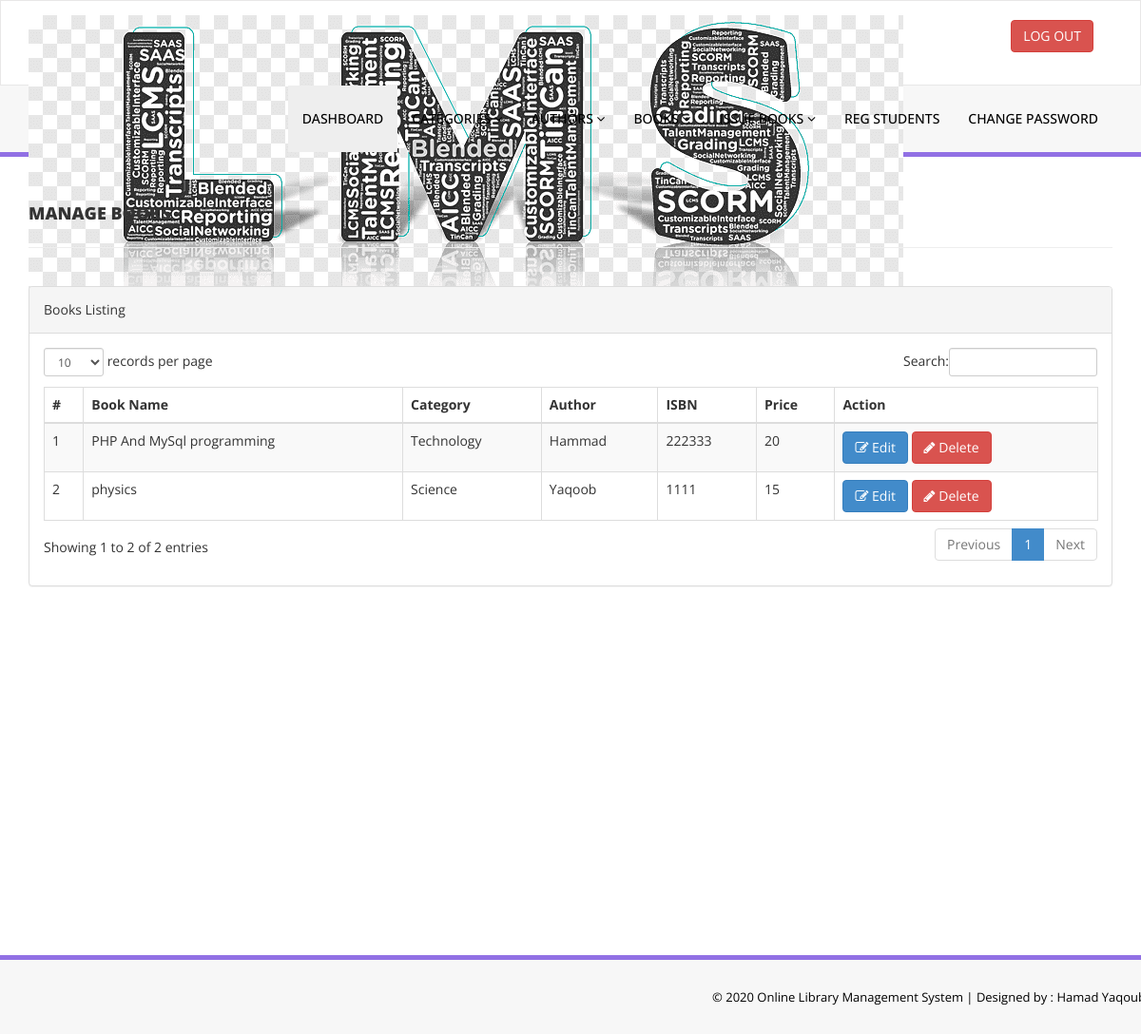
The app's page /library/admin/manage-books.php (signed in) with its own data.
### tables this page shows
CREATE TABLE `tblbooks` (
  `id` int(11) NOT NULL,
  `BookName` varchar(255) DEFAULT NULL,
  `CatId` int(11) DEFAULT NULL,
  `AuthorId` int(11) DEFAULT NULL,
  `ISBNNumber` int(11) DEFAULT NULL,
  `BookPrice` int(11) DEFAULT NULL,
  `RegDate` timestamp NULL DEFAULT CURRENT_TIMESTAMP,
  `UpdationDate` timestamp NULL DEFAULT NULL ON UPDATE CURRENT_TIMESTAMP
);

CREATE TABLE `tblcategory` (
  `id` int(11) NOT NULL,
  `CategoryName` varchar(150) DEFAULT NULL,
  `Status` int(1) DEFAULT NULL,
  `CreationDate` timestamp NULL DEFAULT CURRENT_TIMESTAMP,
  `UpdationDate` timestamp NULL DEFAULT '0000-00-00 00:00:00' ON UPDATE CURRENT_TIMESTAMP
);

CREATE TABLE `tblauthors` (
  `id` int(11) NOT NULL,
  `AuthorName` varchar(159) DEFAULT NULL,
  `creationDate` timestamp NULL DEFAULT CURRENT_TIMESTAMP,
  `UpdationDate` timestamp NULL DEFAULT NULL ON UPDATE CURRENT_TIMESTAMP
);

### library/admin/manage-books.php (the view, shortened to what this page needs)
<?php
include('includes/config.php');
if(strlen($_SESSION['alogin'])==0)
    {
header('location:index.php');
}
else{
    ?>
<!DOCTYPE html>
<html xmlns="http://www.w3.org/1999/xhtml">
<head>
    <link href="assets/css/bootstrap.css" rel="stylesheet" />
    <link href="assets/css/font-awesome.css" rel="stylesheet" />
    <link href="assets/js/dataTables/dataTables.bootstrap.css" rel="stylesheet" />
    <link href="assets/css/style.css" rel="stylesheet" />
</head>
<body>
<?php include('includes/header.php');?>
    <div class="content-wrapper">
         <div class="container">
        <div class="row pad-botm">
            <div class="col-md-12">
                <h4 class="header-line">Manage Books</h4>
    </div>
        </div>
            <div class="row">
                <div class="col-md-12">
                    <div class="panel panel-default">
                        <div class="panel-heading">
                           Books Listing
                        </div>
                        <div class="panel-body">
                            <div class="table-responsive">
                                <table class="table table-striped table-bordered table-hover" id="dataTables-example">
                                    <thead>
                                        <tr>
                                            <th>#</th>
                                            <th>Book Name</th>
                                            <th>Category</th>
                                            <th>Author</th>
                                            <th>ISBN</th>
                                            <th>Price</th>
                                            <th>Action</th>
                                        </tr>
                                    </thead>
                                    <tbody>
<?php $sql = "SELECT tblbooks.BookName,tblcategory.CategoryName,tblauthors.AuthorName,tblbooks.ISBNNumber,tblbooks.BookPrice,tblbooks.id as bookid from  tblbooks join tblcategory on tblcategory.id=tblbooks.CatId join tblauthors on tblauthors.id=tblbooks.AuthorId";
$query = $dbh -> prepare($sql);
$query->execute();
$results=$query->fetchAll(PDO::FETCH_OBJ);
$cnt=1;
if($query->rowCount() > 0)
{
foreach($results as $result)
{               ?>
                                        <tr class="odd gradeX">
                                            <td class="center"><?php echo htmlentities($cnt);?></td>
                                            <td class="center"><?php echo htmlentities($result->BookName);?></td>
                                            <td class="center"><?php echo htmlentities($result->CategoryName);?></td>
                                            <td class="center"><?php echo htmlentities($result->AuthorName);?></td>
                                            <td class="center"><?php echo htmlentities($result->ISBNNumber);?></td>
                                            <td class="center"><?php echo htmlentities($result->BookPrice);?></td>
                                            <td class="center">
                                            <a href="edit-book.php?bookid=<?php echo htmlentities($result->bookid);?>"><button class="btn btn-primary"><i class="fa fa-edit "></i> Edit</button>
                                          <a href="manage-books.php?del=<?php echo htmlentities($result->bookid);?>" onclick="return confirm('Are you sure you want to delete?');"" >  <button class="btn btn-danger"><i class="fa fa-pencil"></i> Delete</button>
                                            </td>
                                        </tr>
 <?php $cnt=$cnt+1;}} ?>
                                    </tbody>
                                </table>
                            </div>
                        </div>
                    </div>
                </div>
            </div>
    </div>
    </div>
  <?php include('includes/footer.php');?>
</body>
</html>
<?php } ?>

### library/admin/assets/css/style.css (style rules this page uses)
.content-wrapper { margin-top: 40px; min-height:800px; padding-bottom:90px; }
.header-line { font-weight:900; padding-bottom:25px; border-bottom:1px solid #eeeeee; text-transform:uppercase; }
.pad-botm { padding-bottom:30px; }

### records on screen
tblbooks: BookName "PHP And MySql programming", tblcategory.CategoryName "Technology", AuthorId.AuthorName "Hammad", ISBNNumber "222333", BookPrice "20"
tblbooks: BookName "physics", tblcategory.CategoryName "Science", AuthorId.AuthorName "Yaqoob", ISBNNumber "1111", BookPrice "15"
